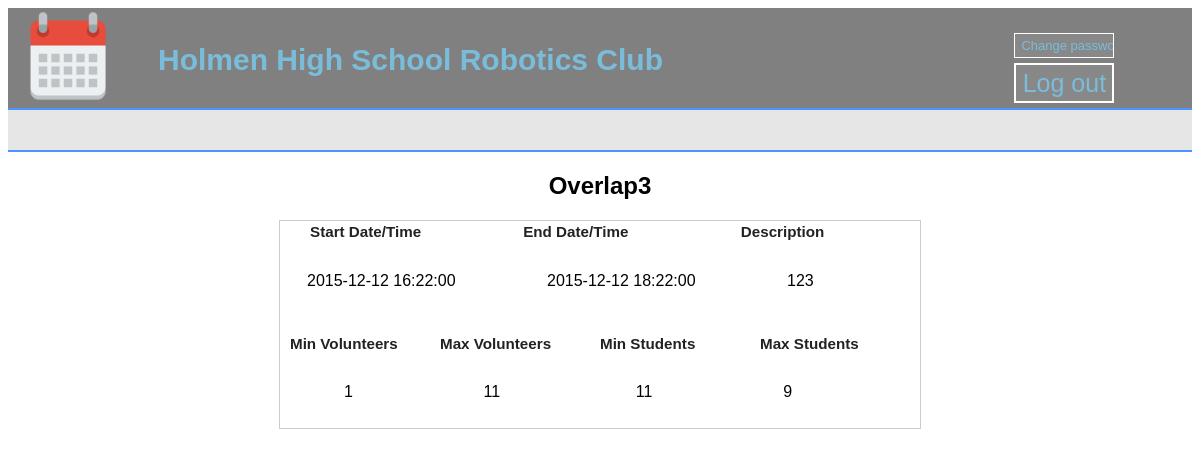
/viewEvent.php?eventID=20 (signed in), run on the app's committed database.
### tables this page shows
CREATE TABLE IF NOT EXISTS `events` (
  `eventId` int(11) NOT NULL,
  `title` text NOT NULL,
  `description` text NOT NULL,
  `startDateTime` datetime NOT NULL COMMENT 'Format YYYY-MM-DD HH:MM:SS',
  `endDateTime` datetime NOT NULL COMMENT 'format YYYY-MM-DD HH:MM:SS',
  `minVolunteers` int(11) NOT NULL,
  `maxVolunteers` int(11) NOT NULL,
  `minStudents` int(11) NOT NULL,
  `maxStudents` int(11) NOT NULL,
  `creator` text NOT NULL,
  `removed` int(11) NOT NULL
);

### viewEvent.php (the view, shortened to what this page needs)
<!DOCTYPE html PUBLIC "-//W3C//DTD XHTML 1.0 Transitional//EN" "http://www.w3.org/TR/xhtml1/DTD/xhtml1-transitional.dtd">
<html xmlns="http://www.w3.org/1999/xhtml">
  <head>
    <link rel="stylesheet" type="text/css" href="theme.css">
	<link rel="stylesheet" type="text/css" href="forms/view.css" media="all">
  </head>
  <body>
	  <div id = "title">
		<a href="Student.php">
			<h2 id = "titleName">
			  <img id = "titleIcon" src = "calendar-icon.png"  alt="icon"> Holmen High School Robotics Club
			</h2>
		</a>
		<input id = "log" class="button"  type="button" onClick="location.href='logout.php'" value="Log out">
		<input id = "changePassword" class="button"  type="button" onClick="location.href='changePassword.php'" value="Change password">
	  </div>
	  <div id="label">
	  </div>
	  <div id="main_body">
		<?php
		$eventID = htmlspecialchars($_GET["eventID"]);
		if (!$eventID){
			echo "<div>No Event to display.</div>";
		}
		else {
			$connection = mysqli_connect("localhost", "root", "091904", "holmenHighSchool");
			$result = mysqli_query($connection, "select * from events where eventId=$eventID");
			if ($result) {
				while ($row = mysqli_fetch_assoc($result)){
					echo '<h2 align="center">'.$row["title"].'</h2><div id="form_container">
						<div style="position: relative; left: 30px; top: 0px; width: 38%; display: inline-block; float: left;">
						<label class="description">Start Date/Time</label></div><div style="width: 34%; display: inline-block; float: left;">
						<label class="description">End Date/Time</label></div><div style="width: 28%; display: inline-block; float: left;">
						<label class="description">Description</label></div>';
					echo '<table cellpadding="25" style="width: 90%;"><tr><td>'.$row["startDateTime"].'</td>
						<td>'.$row["endDateTime"].'</td><td>'.$row["description"].'</td></tr></table>
						<p></p>
						<div style="position: relative; left: 10px; top: 0px; width: 25%; display: inline-block; float: left;">
						<label class="description">Min Volunteers</label></div>
						<div style="width: 25%; display: inline-block; float: left;"><label class="description">Max Volunteers</label></div>
						<div style="width: 25%; display: inline-block; float: left;"><label class="description">Min Students</label></div>
						<div style="width: 25%; display: inline-block; float: left;"><label class="description">Max Students</label></div>
						<table cellpadding="25" style="width: 90%; text-align: center;"><tr><td>'.$row["minVolunteers"].'</td>
						<td>'.$row["maxVolunteers"].'</td><td>'.$row["minStudents"].'</td><td>'.$row["maxStudents"].'</td></tr></table>';
				}
			}
			else {
				echo "Zero results.";
			}
		}
		?>
	  </div>
  </body>
</html>

### theme.css (style rules this page uses)
body { font-family: 'Cuprum','Lucida Sans Unicode', 'Lucida Grande', sans-serif; }
#label { position:relative; overflow:hidden; border-bottom: 2px solid rgb(75,148,255); width: 100%; height: 40px; background: #E6E6E6; }
#title { position:relative; overflow:hidden; border-bottom: 2px solid rgb(75,148,255); width: 100%; height: 100px; background: grey; }
#titleName { position: relative; top: 10px; font-size: 30px; color: rgb(121,189,219); left: 150px; width: 50%; }
#titleIcon { height: 100px; width: 100px; position: absolute; left: -140px; top: -35px; }
.button { position: absolute; }
#changePassword { border: hidden; height:25px; width:100px; color: rgb(121,189,219); background-color: #888888; top:25px; left: 85%; font-size: 13px; border: 1px solid white; }
#log { height:40px; width:100px; color: rgb(121,189,219); background-color: #888888; border-color: white; top:55px; left:85%; font-size: 25px; border-style: solid; }
a { text-decoration: none; }

### forms/view.css (style rules this page uses)
#form_container { background:#fff; border:1px solid #ccc; margin:0 auto; text-align:left; width:640px; }
img { behavior:url(css/iepngfix.htc); border:none; }
label.description { border:none; color:#222; display:block; font-size:95%; font-weight:700; line-height:150%; padding:0 0 1px; }

### data on the page
events: title "Overlap3", startDateTime "2015-12-12 16:22:00", endDateTime "2015-12-12 18:22:00", description "123", minVolunteers "1", maxVolunteers "11", minStudents "11", maxStudents "9"
